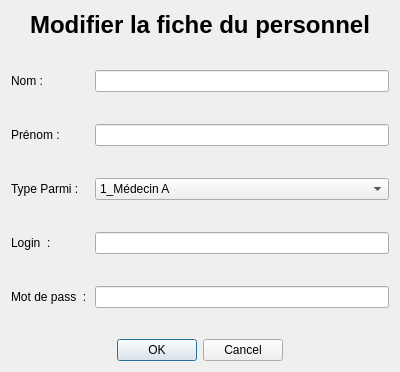
<?xml version="1.0" encoding="UTF-8"?>
<ui version="4.0">
 <class>DialogModifierRessource</class>
 <widget class="QDialog" name="DialogModifierRessource">
  <property name="geometry">
   <rect>
    <x>0</x>
    <y>0</y>
    <width>400</width>
    <height>372</height>
   </rect>
  </property>
  <property name="windowTitle">
   <string>Dialog</string>
  </property>
  <layout class="QVBoxLayout" name="verticalLayout">
   <item>
    <widget class="QLabel" name="label_4">
     <property name="text">
      <string>&lt;html&gt;&lt;head/&gt;&lt;body&gt;&lt;p align=&quot;center&quot;&gt;&lt;span style=&quot; font-size:18pt; font-weight:600;&quot;&gt;Modifier la fiche du personnel&lt;/span&gt;&lt;/p&gt;&lt;/body&gt;&lt;/html&gt;</string>
     </property>
    </widget>
   </item>
   <item>
    <layout class="QFormLayout" name="formLayout">
     <item row="1" column="0">
      <widget class="QLabel" name="label">
       <property name="text">
        <string>Nom :   </string>
       </property>
      </widget>
     </item>
     <item row="1" column="1">
      <widget class="QLineEdit" name="lineEdit_nom"/>
     </item>
     <item row="2" column="0">
      <spacer name="verticalSpacer">
       <property name="orientation">
        <enum>Qt::Vertical</enum>
       </property>
       <property name="sizeHint" stdset="0">
        <size>
         <width>20</width>
         <height>20</height>
        </size>
       </property>
      </spacer>
     </item>
     <item row="3" column="0">
      <widget class="QLabel" name="label_2">
       <property name="text">
        <string>Prénom :   </string>
       </property>
      </widget>
     </item>
     <item row="3" column="1">
      <widget class="QLineEdit" name="lineEdit_prenom"/>
     </item>
     <item row="4" column="1">
      <spacer name="verticalSpacer_2">
       <property name="orientation">
        <enum>Qt::Vertical</enum>
       </property>
       <property name="sizeHint" stdset="0">
        <size>
         <width>20</width>
         <height>20</height>
        </size>
       </property>
      </spacer>
     </item>
     <item row="5" column="0">
      <widget class="QLabel" name="label_3">
       <property name="text">
        <string>Type Parmi :   </string>
       </property>
      </widget>
     </item>
     <item row="5" column="1">
      <widget class="QComboBox" name="comboBox">
       <item>
        <property name="text">
         <string>1_Médecin A</string>
        </property>
       </item>
       <item>
        <property name="text">
         <string>2_Médecin B</string>
        </property>
       </item>
       <item>
        <property name="text">
         <string>3_Radiologue</string>
        </property>
       </item>
       <item>
        <property name="text">
         <string>4_Infirmière</string>
        </property>
       </item>
       <item>
        <property name="text">
         <string>5_Kinésithérapeute</string>
        </property>
       </item>
       <item>
        <property name="text">
         <string>6_Psychologue</string>
        </property>
       </item>
       <item>
        <property name="text">
         <string>7_Informaticien</string>
        </property>
       </item>
      </widget>
     </item>
     <item row="0" column="0">
      <spacer name="verticalSpacer_3">
       <property name="orientation">
        <enum>Qt::Vertical</enum>
       </property>
       <property name="sizeHint" stdset="0">
        <size>
         <width>20</width>
         <height>10</height>
        </size>
       </property>
      </spacer>
     </item>
     <item row="7" column="0">
      <widget class="QLabel" name="label_5">
       <property name="text">
        <string>Login  :</string>
       </property>
      </widget>
     </item>
     <item row="9" column="0">
      <widget class="QLabel" name="label_6">
       <property name="text">
        <string>Mot de pass  :</string>
       </property>
      </widget>
     </item>
     <item row="7" column="1">
      <widget class="QLineEdit" name="lineEdit_login"/>
     </item>
     <item row="9" column="1">
      <widget class="QLineEdit" name="lineEdit_mdp"/>
     </item>
     <item row="6" column="1">
      <spacer name="verticalSpacer_4">
       <property name="orientation">
        <enum>Qt::Vertical</enum>
       </property>
       <property name="sizeHint" stdset="0">
        <size>
         <width>20</width>
         <height>20</height>
        </size>
       </property>
      </spacer>
     </item>
     <item row="8" column="1">
      <spacer name="verticalSpacer_5">
       <property name="orientation">
        <enum>Qt::Vertical</enum>
       </property>
       <property name="sizeHint" stdset="0">
        <size>
         <width>20</width>
         <height>20</height>
        </size>
       </property>
      </spacer>
     </item>
     <item row="10" column="1">
      <spacer name="verticalSpacer_6">
       <property name="orientation">
        <enum>Qt::Vertical</enum>
       </property>
       <property name="sizeHint" stdset="0">
        <size>
         <width>20</width>
         <height>10</height>
        </size>
       </property>
      </spacer>
     </item>
    </layout>
   </item>
   <item>
    <layout class="QHBoxLayout" name="horizontalLayout">
     <item>
      <spacer name="horizontalSpacer_2">
       <property name="orientation">
        <enum>Qt::Horizontal</enum>
       </property>
       <property name="sizeHint" stdset="0">
        <size>
         <width>40</width>
         <height>20</height>
        </size>
       </property>
      </spacer>
     </item>
     <item>
      <widget class="QDialogButtonBox" name="buttonBox">
       <property name="orientation">
        <enum>Qt::Horizontal</enum>
       </property>
       <property name="standardButtons">
        <set>QDialogButtonBox::Cancel|QDialogButtonBox::Ok</set>
       </property>
      </widget>
     </item>
     <item>
      <spacer name="horizontalSpacer">
       <property name="orientation">
        <enum>Qt::Horizontal</enum>
       </property>
       <property name="sizeHint" stdset="0">
        <size>
         <width>40</width>
         <height>20</height>
        </size>
       </property>
      </spacer>
     </item>
    </layout>
   </item>
  </layout>
 </widget>
 <resources/>
 <connections>
  <connection>
   <sender>buttonBox</sender>
   <signal>accepted()</signal>
   <receiver>DialogModifierRessource</receiver>
   <slot>accept()</slot>
   <hints>
    <hint type="sourcelabel">
     <x>248</x>
     <y>254</y>
    </hint>
    <hint type="destinationlabel">
     <x>157</x>
     <y>274</y>
    </hint>
   </hints>
  </connection>
  <connection>
   <sender>buttonBox</sender>
   <signal>rejected()</signal>
   <receiver>DialogModifierRessource</receiver>
   <slot>reject()</slot>
   <hints>
    <hint type="sourcelabel">
     <x>316</x>
     <y>260</y>
    </hint>
    <hint type="destinationlabel">
     <x>286</x>
     <y>274</y>
    </hint>
   </hints>
  </connection>
 </connections>
</ui>
